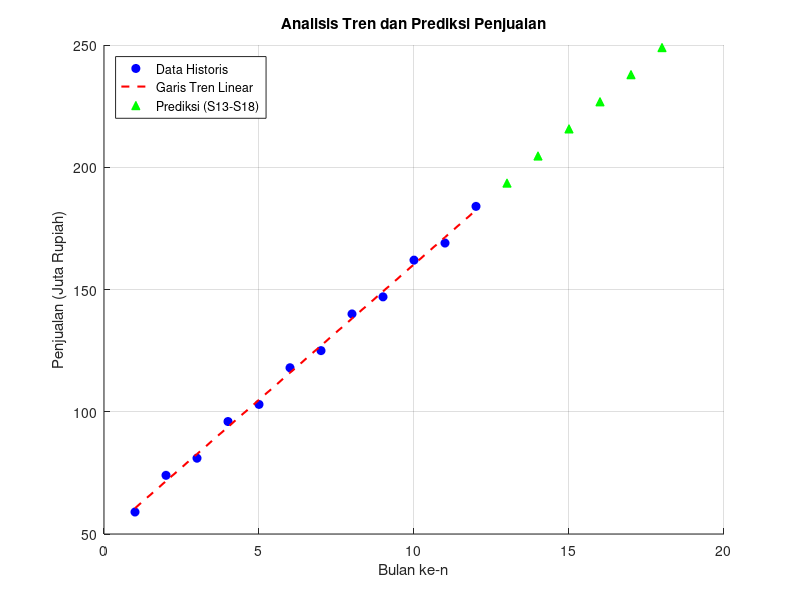

This chart was generated by the following MATLAB code:
% ===================================================== 
%  UTS Matematika Sains Data — Semester Genap 2025/2026 
%  Soal 7 - Forecasting Penjualan dengan barisan, Deret, dan Notasi Sigma
%  --------------------------------------------------- 
%  Nama  : Khairista Akemi Suryana
%  NIM   : 2510514019
%  Parameter: N=19, a=1, b=9, K=11, theta0=75°, alpha=0.01
%  Tanggal: 2026-04-27 
% =====================================================

clear; clc; close all;

%% Parameter Personalisasi
a = 1; 
b = 9;
K = a + b + 1; % K = 11

% Inisialisasi n (1 sampai 12 bulan)
n = 1:12;

% Persamaan Penjualan Sn
% Sn = 50 + (K*n) + (-1)^n * (a + 1)
S = 50 + (K .* n) + ((-1).^n .* (a + 1));

%% --- Bagian 7.2 (c): Verifikasi Sigma Manual ---
T1_matlab = sum(S);
T2_matlab = sum(S.^2);

fprintf('=== Verifikasi Operasi Sigma (7.2c) ===\n');
fprintf('Total Penjualan (T1): %.2f juta\n', T1_matlab);
fprintf('Sum of Squares (T2) : %.2f\n\n', T2_matlab);

%% --- Bagian 7.4 (e): Forecasting 6 Bulan ke Depan ---
t = 1:12; % Data historis

% 1. Mencari garis tren linear menggunakan polyfit orde 1
% p(1) adalah slope (kemiringan), p(2) adalah intercept
p = polyfit(t, S, 1);
slope = p(1);
intercept = p(2);

% 2. Prediksi S13 sampai S18
t_pred = 13:18;
S_pred = polyval(p, t_pred);

fprintf('=== Hasil Forecasting (7.4e) ===\n');
fprintf('Slope (Koefisien): %.4f\n', slope);
fprintf('Intercept        : %.4f\n', intercept);

% 3. Plotting
figure('Color', 'w');
hold on;

% Data Historis (Biru, Titik)
plot(t, S, 'bo', 'MarkerFaceColor', 'b', 'DisplayName', 'Data Historis');

% Garis Tren (Merah, Putus-putus)
plot(t, polyval(p, t), 'r--', 'LineWidth', 1.5, 'DisplayName', 'Garis Tren Linear');

% Prediksi 6 Bulan (Hijau, Segitiga)
plot(t_pred, S_pred, 'g^', 'MarkerFaceColor', 'g', 'DisplayName', 'Prediksi (S13-S18)');

% Pengaturan Grafik
title('Analisis Tren dan Prediksi Penjualan');
xlabel('Bulan ke-n');
ylabel('Penjualan (Juta Rupiah)');
legend('Location', 'northwest');
grid on;
hold off;
